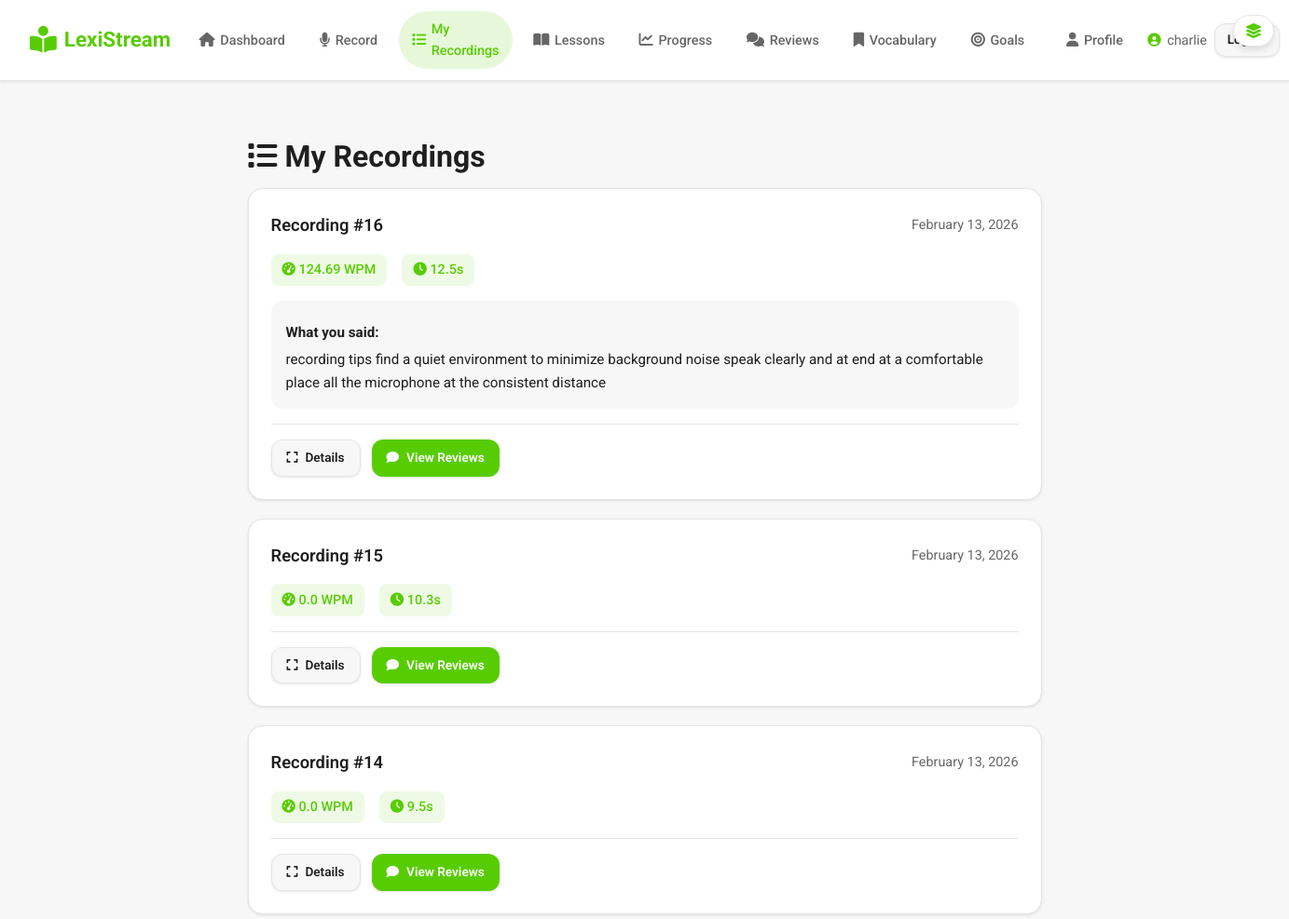
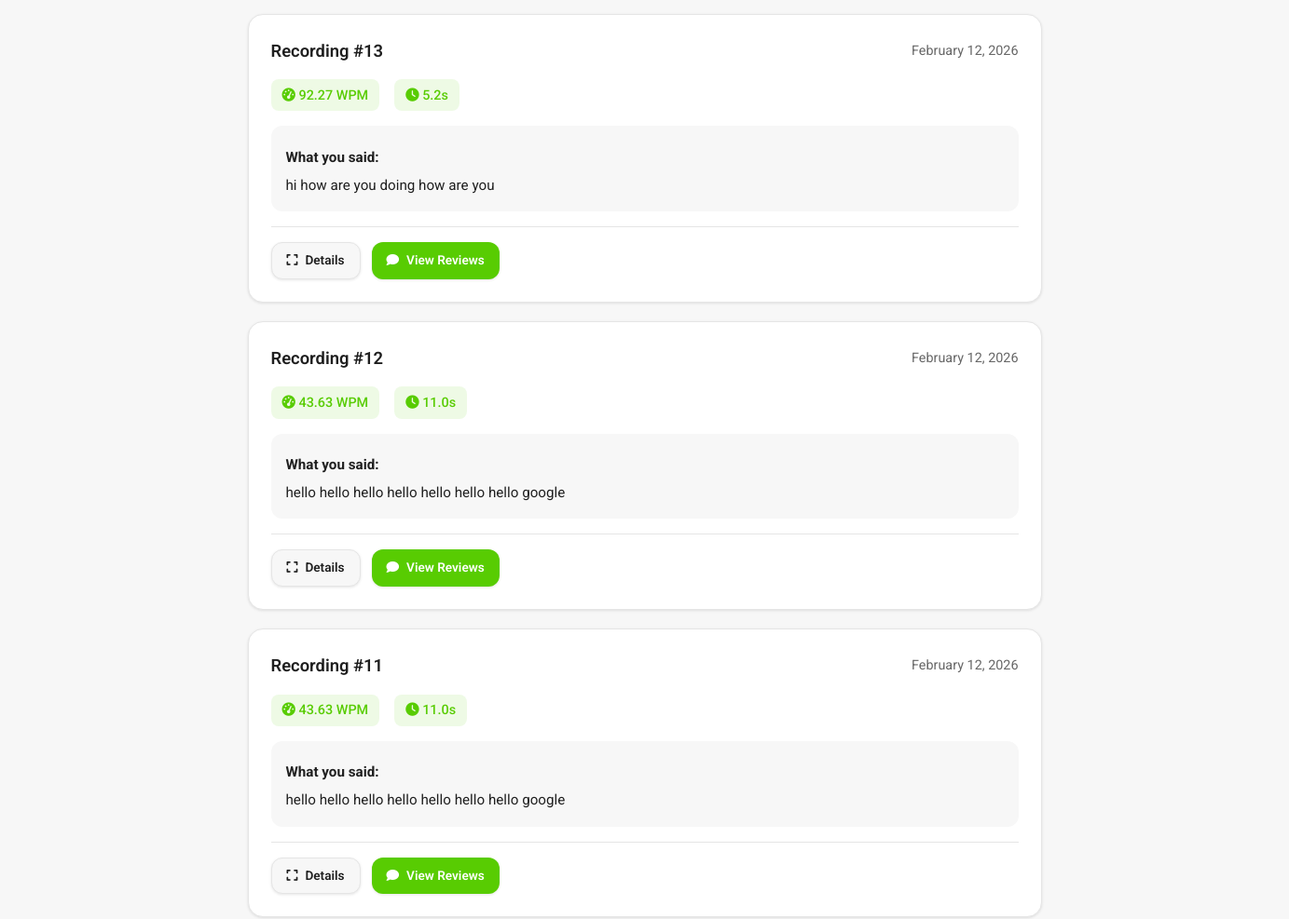
Before: /recordings (signed in, upper part) with the older database file (2 pictures, top to bottom).
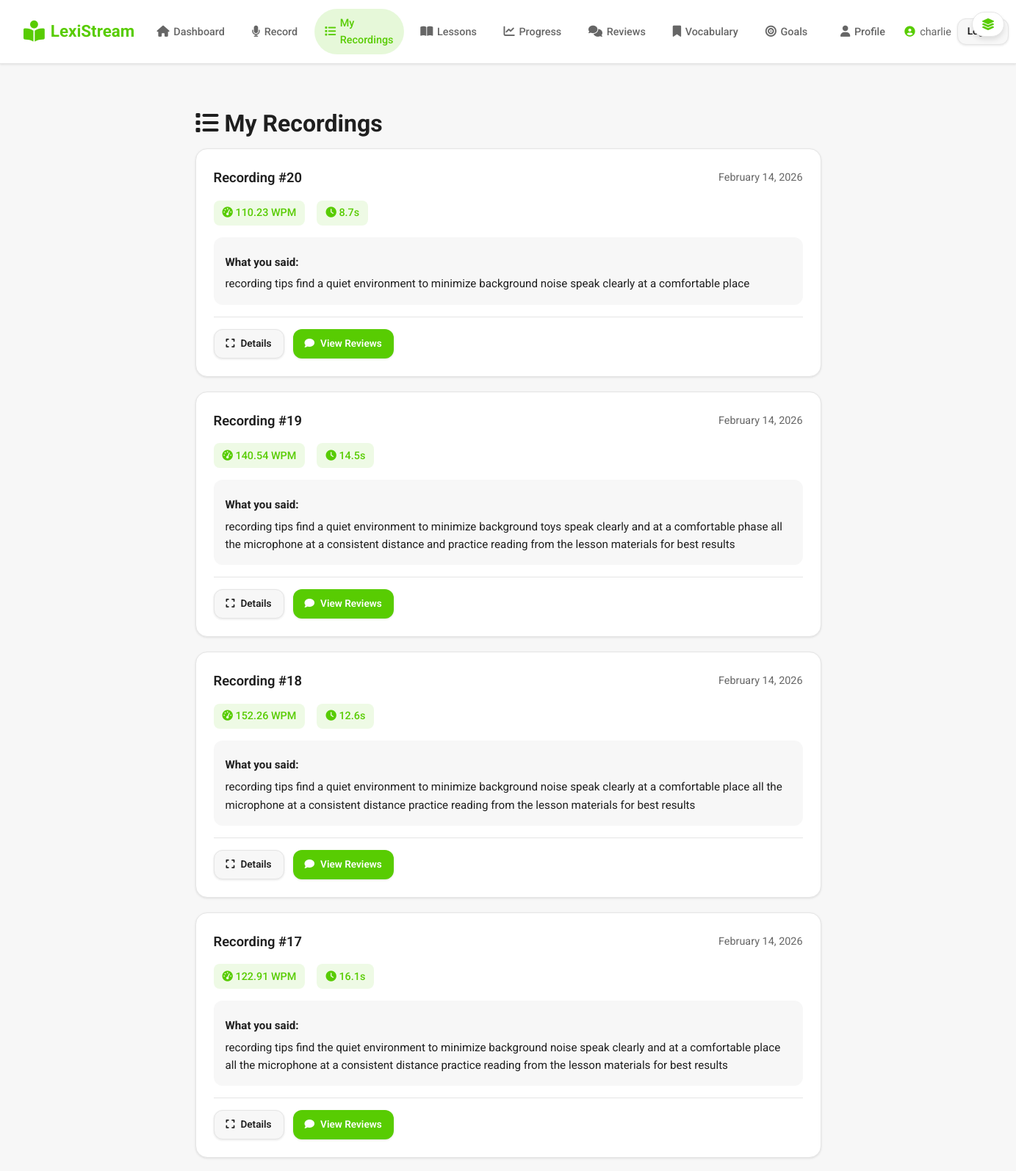
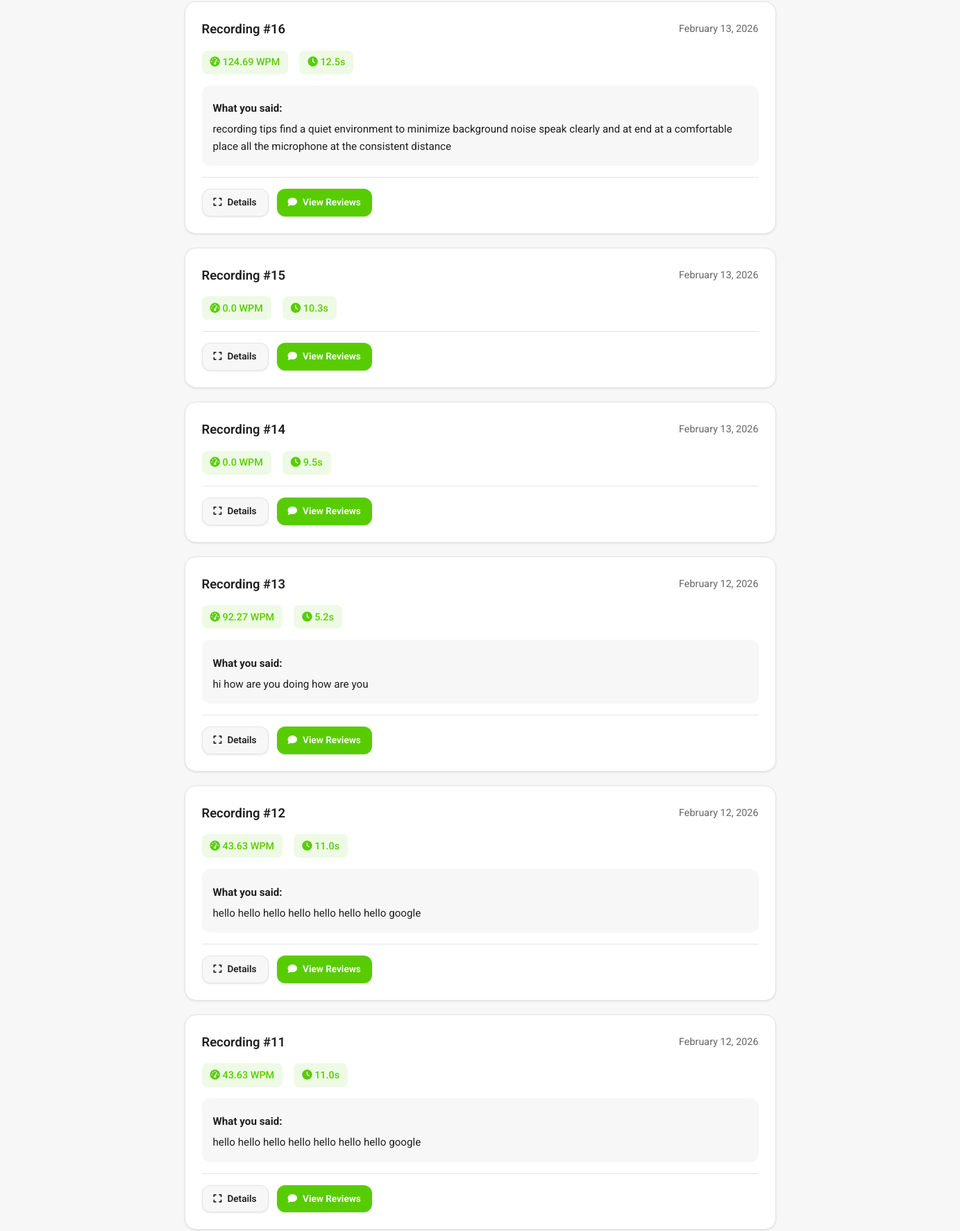
After: the same page with the newer database file (2 pictures, top to bottom).
### app.py (models this page shows)
class User(UserMixin, db.Model):
    id = db.Column(db.Integer, primary_key=True)
    username = db.Column(db.String(80), unique=True, nullable=False)
    email = db.Column(db.String(120), unique=True, nullable=False)
    password_hash = db.Column(db.String(255), nullable=False)
    is_admin = db.Column(db.Boolean, default=False, nullable=False)
    display_name = db.Column(db.String(120))
    bio = db.Column(db.Text)
    location = db.Column(db.String(120))
    website = db.Column(db.String(255))
    avatar_url = db.Column(db.String(255))
    role = db.Column(db.String(20), default="user", nullable=False)  # user, teacher, admin
    created_at = db.Column(db.DateTime, default=datetime.utcnow)

class Recording(db.Model):
    id = db.Column(db.Integer, primary_key=True)
    user_id = db.Column(db.Integer, db.ForeignKey('user.id'), nullable=False)
    filename = db.Column(db.String(255), nullable=False)
    transcript = db.Column(db.Text)
    ai_feedback = db.Column(db.Text)  # OpenAI-generated feedback on what user said
    words_per_minute = db.Column(db.Float)
    duration_seconds = db.Column(db.Float)
    created_at = db.Column(db.DateTime, default=datetime.utcnow)
    user = db.relationship('User', backref=db.backref('recordings', lazy=True))

### app.py (the view)
@app.route('/recordings')
@login_required
def recordings():
    recordings_list = Recording.query.filter_by(user_id=current_user.id)\
        .order_by(Recording.created_at.desc()).all()
    return render_template('recordings.html', recordings=recordings_list)

### app.py (called while the page is built)
@login_manager.user_loader
def load_user(user_id):
    return User.query.get(int(user_id))

### templates/recordings.html (shortened to what this page needs)
{% extends "base.html" %}
{% block content %}
<div class="recordings-container">
    <h1 class="page-title"><i class="fas fa-list"></i> My Recordings</h1>
    {% if recordings %}
    <div class="recordings-grid">
        {% for recording in recordings %}
        <div class="recording-card">
            <div class="recording-header">
                <h3>Recording #{{ recording.id }}</h3>
                <span class="recording-date">{{ recording.created_at.strftime('%B %d, %Y') }}</span>
            </div>
            <div class="recording-stats">
                <div class="stat-badge">
                    <i class="fas fa-tachometer-alt"></i> {{ recording.words_per_minute }} WPM
                </div>
                <div class="stat-badge">
                    <i class="fas fa-clock"></i> {{ "%.1f"|format(recording.duration_seconds) }}s
                </div>
            </div>
            {% if recording.transcript %}
            <div class="recording-transcript">
                <p><strong>What you said:</strong></p>
                <p>{{ recording.transcript }}</p>
            </div>
            {% endif %}
            <div class="recording-actions">
                <a href="{{ url_for('recording_result', recording_id=recording.id) }}" class="btn btn-sm btn-secondary">
                    <i class="fas fa-expand"></i> Details
                </a>
                <a href="{{ url_for('review_recording', recording_id=recording.id) }}" class="btn btn-sm btn-primary">
                    <i class="fas fa-comment"></i> View Reviews
                </a>
            </div>
        </div>
        {% endfor %}
    </div>
    {% endif %}
</div>
{% endblock %}

### templates/base.html (shortened to what this page needs)
<!DOCTYPE html>
<html lang="en">
<head>
    <link rel="stylesheet" href="{{ url_for('static', filename='css/style.css') }}">
    <link rel="stylesheet" href="https://cdnjs.cloudflare.com/ajax/libs/font-awesome/6.4.0/css/all.min.css">
</head>
<body>
    <header class="navbar">
        <div class="nav-container">
            <div class="nav-left">
                <a href="{% if current_user.is_authenticated %}{% if current_user.is_admin %}{{ url_for('admin_dashboard') }}{% else %}{{ url_for('dashboard') }}{% endif %}{% else %}{{ url_for('index') }}{% endif %}" class="nav-logo">
                    <i class="fas fa-book-reader"></i>
                    <span>LexiStream</span>
                </a>
            </div>
            <div class="nav-center">
                {% if current_user.is_authenticated %}
                <ul class="nav-menu">
                    {% if current_user.is_admin or current_user.role == 'admin' %}
                    <li>
                        <a href="{{ url_for('admin_dashboard') }}" class="nav-link {% if request.endpoint == 'admin_dashboard' %}active{% endif %}">
                            <i class="fas fa-shield-alt"></i><span>Admin</span>
                        </a>
                    </li>
                    {% elif current_user.role == 'teacher' %}
                    <li>
                        <a href="{{ url_for('teacher_dashboard') }}" class="nav-link {% if request.endpoint == 'teacher_dashboard' %}active{% endif %}">
                            <i class="fas fa-chalkboard-teacher"></i><span>Teacher</span>
                        </a>
                    </li>
                    {% else %}
                    <li>
                        <a href="{{ url_for('dashboard') }}" class="nav-link {% if request.endpoint == 'dashboard' %}active{% endif %}">
                            <i class="fas fa-home"></i><span>Dashboard</span>
                        </a>
                    </li>
                    {% endif %}
                    <li>
                        <a href="{{ url_for('record') }}" class="nav-link {% if request.endpoint == 'record' %}active{% endif %}">
                            <i class="fas fa-microphone"></i><span>Record</span>
                        </a>
                    </li>
                    <li>
                        <a href="{{ url_for('recordings') }}" class="nav-link {% if request.endpoint == 'recordings' %}active{% endif %}">
                            <i class="fas fa-list"></i><span>My Recordings</span>
                        </a>
                    </li>
                    <li>
                        <a href="{{ url_for('lessons') }}" class="nav-link {% if request.endpoint == 'lessons' %}active{% endif %}">
                            <i class="fas fa-book-open"></i><span>Lessons</span>
                        </a>
                    </li>
                    <li>
                        <a href="{{ url_for('progress') }}" class="nav-link {% if request.endpoint == 'progress' %}active{% endif %}">
                            <i class="fas fa-chart-line"></i><span>Progress</span>
                        </a>
                    </li>
                    <li>
                        <a href="{{ url_for('reviews') }}" class="nav-link {% if 'review' in request.endpoint %}active{% endif %}">
                            <i class="fas fa-comments"></i><span>Reviews</span>
                        </a>
                    </li>
                    <li>
                        <a href="{{ url_for('vocabulary') }}" class="nav-link {% if request.endpoint == 'vocabulary' %}active{% endif %}">
                            <i class="fas fa-bookmark"></i><span>Vocabulary</span>
                        </a>
                    </li>
                    <li>
                        <a href="{{ url_for('goals') }}" class="nav-link {% if request.endpoint == 'goals' %}active{% endif %}">
                            <i class="fas fa-bullseye"></i><span>Goals</span>
                        </a>
                    </li>
                </ul>
                {% endif %}
            </div>
            <div class="nav-right">
                {% if current_user.is_authenticated %}
                <a href="{{ url_for('profile') }}" class="nav-link" style="margin-right: 0.25rem;">
                    <i class="fas fa-user"></i><span>Profile</span>
                </a>
                <span class="nav-user">
                    <i class="fas fa-user-circle"></i>
                    {{ current_user.username }}{% if current_user.is_admin %} (Admin){% endif %}
                </span>
                <a href="{{ url_for('logout') }}" class="btn btn-secondary btn-sm">Logout</a>
                {% else %}
                <a href="{{ url_for('login') }}" class="btn btn-secondary btn-sm">Login</a>
                <a href="{{ url_for('register') }}" class="btn btn-primary btn-sm">Register</a>
                {% endif %}
            </div>
        </div>
    </header>
    {% if current_user.is_authenticated %}
    <button type="button" id="toggleCanvasBtn" class="canvas-toggle" title="Toggle dashboard">
        <i class="fas fa-layer-group"></i>
    </button>
    {% endif %}
    <main class="main-content">
        {% block content %}{% endblock %}
    </main>
</body>
</html>

### static/css/style.css (style rules this page uses)
* { margin: 0; padding: 0; box-sizing: border-box; }
:root { --matcha-dark: #58cc02; --matcha-light: #89e219; --matcha-hover: #4fb800; --cream-bg: #f7f7f7; --cream-light: #ffffff; --cream-border: #e5e5e5; --text-primary: #1f1f1f; --text-secondary: #666666; --text-light: #999999; --danger: #dc3545; --warning: #ffc107; --shadow-sm: 0 1px 3px rgba(0, 0, 0, 0.1); --shadow-md: 0 4px 6px rgba(0, 0, 0, 0.1); --shadow-lg: 0 10px 20px rgba(0, 0, 0, 0.1); }
body { font-family: 'Roboto', -apple-system, BlinkMacSystemFont, 'Segoe UI', sans-serif; background: var(--cream-bg); color: var(--text-primary); line-height: 1.6; min-height: 100vh; }
.navbar { background: var(--cream-light); border-bottom: 1px solid var(--cream-border); position: sticky; top: 0; z-index: 1000; box-shadow: var(--shadow-sm); transition: transform 0.3s ease; }
.nav-container { max-width: 1400px; margin: 0 auto; padding: 0.75rem 2rem; display: flex; align-items: center; justify-content: space-between; gap: 1rem; }
.nav-left, .nav-center, .nav-right { display: flex; align-items: center; gap: 1rem; }
.nav-logo { display: inline-flex; align-items: center; gap: 0.5rem; font-size: 1.4rem; font-weight: 700; color: var(--matcha-dark); text-decoration: none; }
.nav-logo i { font-size: 1.8rem; }
.nav-menu { list-style: none; display: flex; align-items: center; gap: 0.5rem; }
.nav-link { display: inline-flex; align-items: center; gap: 0.35rem; padding: 0.5rem 0.9rem; border-radius: 999px; text-decoration: none; color: var(--text-secondary); font-size: 0.9rem; font-weight: 500; transition: background 0.2s ease, color 0.2s ease; }
.nav-link i { font-size: 0.95rem; }
.nav-link.active { background: rgba(88, 204, 2, 0.15); color: var(--matcha-dark); }
.nav-user { display: inline-flex; align-items: center; gap: 0.4rem; font-size: 0.9rem; color: var(--text-secondary); }
.nav-user i { color: var(--matcha-dark); }
.nav-right .btn-sm { padding: 0.4rem 0.8rem; }
.nav-right { gap: 0.5rem; }
.canvas-toggle { position: fixed; top: 1rem; right: 1rem; z-index: 1100; background: var(--cream-light); border: 1px solid var(--cream-border); border-radius: 999px; padding: 0.5rem 0.75rem; box-shadow: var(--shadow-md); display: flex; align-items: center; justify-content: center; cursor: pointer; }
.canvas-toggle i { font-size: 1rem; color: var(--matcha-dark); }
.main-content { max-width: 1400px; margin: 0 auto; padding: 1.5rem 2rem 2rem; }
.btn { display: inline-flex; align-items: center; gap: 0.5rem; padding: 0.75rem 1.5rem; border: none; border-radius: 12px; font-weight: 600; font-size: 0.95rem; cursor: pointer; transition: all 0.2s ease; text-decoration: none; font-family: 'Roboto', sans-serif; box-shadow: var(--shadow-sm); }
.btn-primary { background: var(--matcha-dark); color: white; }
.btn-secondary { background: var(--cream-light); color: var(--text-primary); border: 2px solid var(--cream-border); }
.btn-sm { padding: 0.5rem 1rem; font-size: 0.85rem; }
.recordings-container { max-width: 900px; margin: 0 auto; padding: 2rem 1.5rem; }
.recordings-container .page-title { margin-bottom: 0.5rem; }
.recordings-grid { display: grid; gap: 1.25rem; }
.recording-card, .recording-result-card { background: var(--cream-light); border-radius: 16px; padding: 1.5rem; border: 1px solid var(--cream-border); box-shadow: var(--shadow-sm); }
.recording-header { display: flex; justify-content: space-between; align-items: center; flex-wrap: wrap; gap: 0.5rem; margin-bottom: 1rem; }
.recording-header h3 { font-size: 1.15rem; font-weight: 600; color: var(--text-primary); }
.recording-date { font-size: 0.9rem; color: var(--text-secondary); }
.recording-stats { display: flex; gap: 1rem; margin-bottom: 1rem; }
.recording-stats .stat-badge { background: rgba(88, 204, 2, 0.1); color: var(--matcha-dark); padding: 0.35rem 0.75rem; border-radius: 8px; font-size: 0.9rem; font-weight: 500; }
.recording-transcript, .recording-ai-feedback { margin-bottom: 1rem; padding: 1rem; background: var(--cream-bg); border-radius: 12px; font-size: 0.95rem; }
.recording-transcript p, .recording-ai-feedback p { margin: 0.35rem 0 0; color: var(--text-primary); }
.recording-transcript strong, .recording-ai-feedback strong { color: var(--text-primary); }
.recording-actions { display: flex; flex-wrap: wrap; gap: 0.75rem; margin-top: 1rem; padding-top: 1rem; border-top: 1px solid var(--cream-border); }
.btn-secondary { background: var(--cream-bg); color: var(--text-primary); border: 1px solid var(--cream-border); }

Changed rows visible on the page:
added Recording: id "20", created_at "February 14, 2026", words_per_minute "110.23", duration_seconds "8.7", transcript "recording tips find a quiet environment to minimize background noise speak clearly at a comfortable place"
added Recording: id "19", created_at "February 14, 2026", words_per_minute "140.54", duration_seconds "14.5", transcript "recording tips find a quiet environment to minimize background toys speak clearly and at a comfortable phase all the microphone at a consistent distance and practice reading from the lesson materials for best results"
added Recording: id "18", created_at "February 14, 2026", words_per_minute "152.26", duration_seconds "12.6", transcript "recording tips find a quiet environment to minimize background noise speak clearly at a comfortable place all the microphone at a consistent distance practice reading from the lesson materials for best results"
added Recording: id "17", created_at "February 14, 2026", words_per_minute "122.91", duration_seconds "16.1", transcript "recording tips find the quiet environment to minimize background noise speak clearly and at a comfortable place all the microphone at a consistent distance practice reading from the lesson materials for best results"
